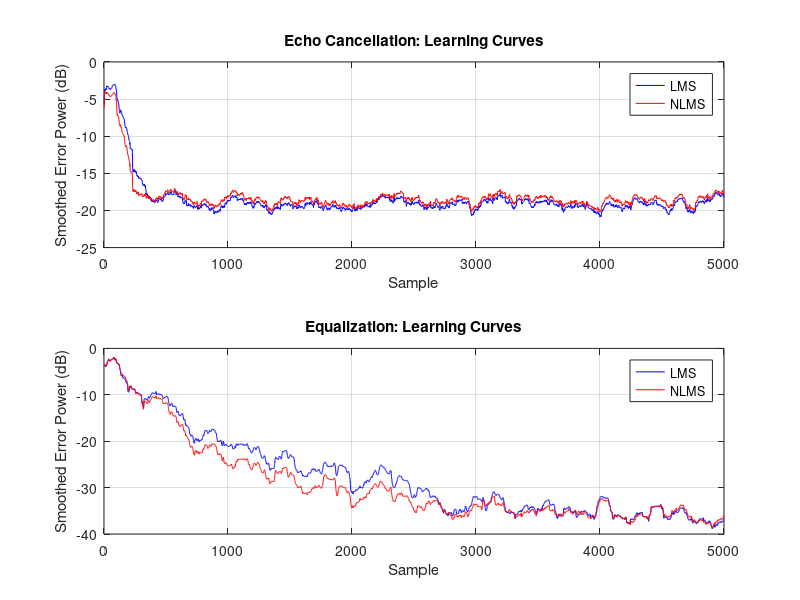
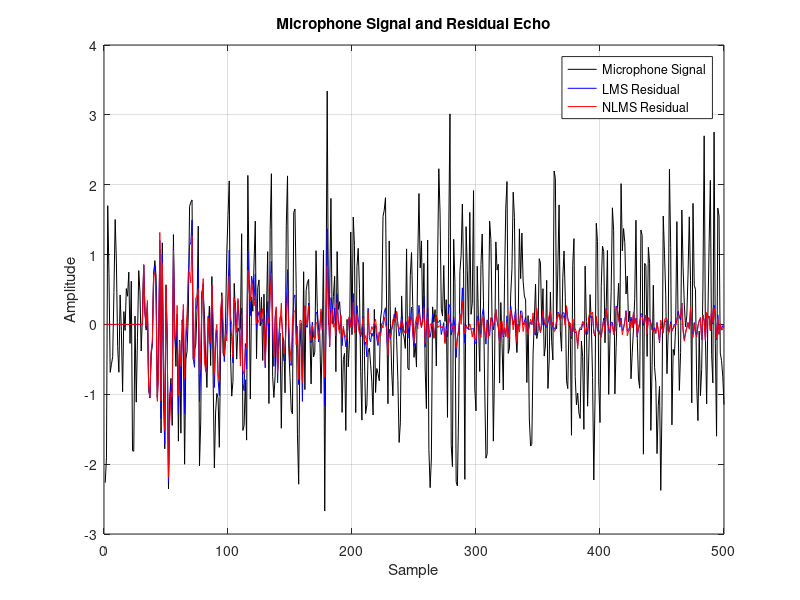

Source code (MATLAB) for these figures, in order:
clc;
clear;
close all;

%% LMS AND NLMS: ECHO CANCELLATION AND EQUALIZATION

rng(1);

N = 5000;                  % Number of samples
filterLength = 32;         % Adaptive filter length
muLMS = 0.01;              % LMS step size
muNLMS = 0.5;              % NLMS step size
epsilon = 1e-6;             % Prevent division by zero
noisePower = 1e-4;

%% 1. ADAPTIVE ECHO CANCELLATION
% Far-end signal and unknown echo path
farEnd = randn(N, 1);
echoPath = [0.8; 0.5; -0.3; 0.2; zeros(filterLength-4, 1)];
echo = filter(echoPath, 1, farEnd);
nearEnd = 0.1 * randn(N, 1);
microphone = echo + nearEnd;

% LMS and NLMS adaptive filters
wLMS = zeros(filterLength, 1);
wNLMS = zeros(filterLength, 1);
outLMS = zeros(N, 1);
outNLMS = zeros(N, 1);
errLMS = zeros(N, 1);
errNLMS = zeros(N, 1);

for n = filterLength:N
    u = farEnd(n:-1:n-filterLength+1);

    % LMS
    outLMS(n) = wLMS' * u;
    errLMS(n) = microphone(n) - outLMS(n);
    wLMS = wLMS + muLMS * u * errLMS(n);

    % NLMS
    outNLMS(n) = wNLMS' * u;
    errNLMS(n) = microphone(n) - outNLMS(n);
    wNLMS = wNLMS + ...
        (muNLMS / (epsilon + u' * u)) * u * errNLMS(n);
end

%% 2. EQUALIZATION
% Transmit signal through an unknown channel
tx = randn(N, 1);
channel = [1; 0.5; -0.25; zeros(filterLength-3, 1)];
rx = filter(channel, 1, tx) + sqrt(noisePower) * randn(N, 1);

% Desired equalizer output (delay allows causal equalization)
delay = 3;
desired = [zeros(delay, 1); tx(1:N-delay)];

wEqLMS = zeros(filterLength, 1);
wEqNLMS = zeros(filterLength, 1);
outEqLMS = zeros(N, 1);
outEqNLMS = zeros(N, 1);
errEqLMS = zeros(N, 1);
errEqNLMS = zeros(N, 1);

for n = filterLength:N
    u = rx(n:-1:n-filterLength+1);

    % LMS equalizer
    outEqLMS(n) = wEqLMS' * u;
    errEqLMS(n) = desired(n) - outEqLMS(n);
    wEqLMS = wEqLMS + muLMS * u * errEqLMS(n);

    % NLMS equalizer
    outEqNLMS(n) = wEqNLMS' * u;
    errEqNLMS(n) = desired(n) - outEqNLMS(n);
    wEqNLMS = wEqNLMS + ...
        (muNLMS / (epsilon + u' * u)) * u * errEqNLMS(n);
end

%% 3. PERFORMANCE RESULTS
smoothLength = 100;
mseEchoLMS = movmean(errLMS.^2, smoothLength);
mseEchoNLMS = movmean(errNLMS.^2, smoothLength);
mseEqLMS = movmean(errEqLMS.^2, smoothLength);
mseEqNLMS = movmean(errEqNLMS.^2, smoothLength);

evalIdx = floor(N/2):N;

fprintf('\n===== LMS AND NLMS PERFORMANCE =====\n');
fprintf('Echo cancellation final MSE:\n');
fprintf('  LMS  : %.6g\n', mean(errLMS(evalIdx).^2));
fprintf('  NLMS : %.6g\n', mean(errNLMS(evalIdx).^2));
fprintf('Equalization final MSE:\n');
fprintf('  LMS  : %.6g\n', mean(errEqLMS(evalIdx).^2));
fprintf('  NLMS : %.6g\n', mean(errEqNLMS(evalIdx).^2));

%% 4. PLOT CONVERGENCE
figure('Name', 'Adaptive Algorithm Performance');

subplot(2,1,1);
plot(10*log10(mseEchoLMS + eps), 'b');
hold on;
plot(10*log10(mseEchoNLMS + eps), 'r');
grid on;
title('Echo Cancellation: Learning Curves');
xlabel('Sample');
ylabel('Smoothed Error Power (dB)');
legend('LMS', 'NLMS');

subplot(2,1,2);
plot(10*log10(mseEqLMS + eps), 'b');
hold on;
plot(10*log10(mseEqNLMS + eps), 'r');
grid on;
title('Equalization: Learning Curves');
xlabel('Sample');
ylabel('Smoothed Error Power (dB)');
legend('LMS', 'NLMS');

%% 5. PLOT ECHO CANCELLATION OUTPUT
figure('Name', 'Echo Cancellation Results');

plot(1:500, microphone(1:500), 'k');
hold on;
plot(1:500, errLMS(1:500), 'b');
plot(1:500, errNLMS(1:500), 'r');
grid on;
title('Microphone Signal and Residual Echo');
xlabel('Sample');
ylabel('Amplitude');
legend('Microphone Signal', 'LMS Residual', 'NLMS Residual');
